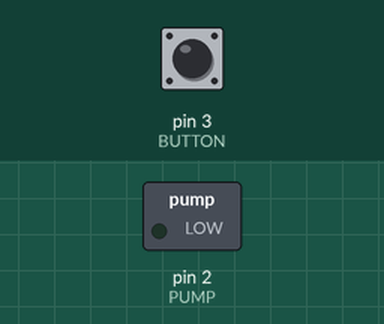
The sketch below on a simulated Arduino Uno, built with avr-gcc and run on an emulated ATmega328P. Parts: switched loads named in the sketch (green lamp = pin HIGH). The inputs (shaded band) are chosen by the test bench; at power-on: pin 3 (BUTTON) HIGH.

Above: at 1.2 s.
1.3 s: pin 3 (BUTTON) pulled LOW for 0.15 s
At 1.37 s:
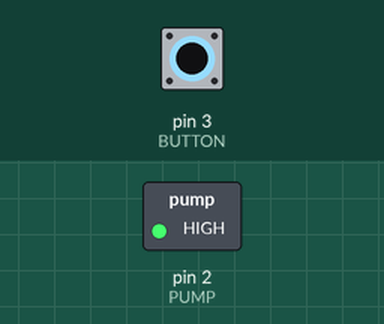
2.9 s: pin 3 (BUTTON) pulled LOW for 3.2 s
At 6.9 s:
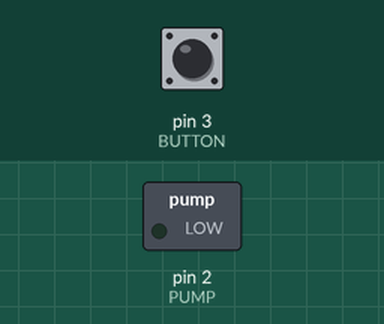
Timing chart, 0 to 8.4 s (numbered marks = the images above; inputs shaded):
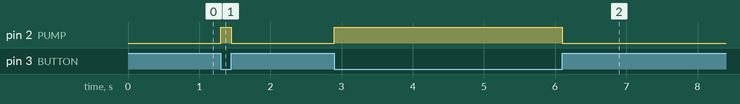

Measured:
- after the input at 1.3 s, pin 2 (PUMP): LOW → HIGH at once, → LOW 0.15 s later
- after the input at 2.9 s, pin 2 (PUMP): LOW → HIGH at once, → LOW 3.2 s later

The sketch:

Watering_system_test_code.ino
```cpp
const int PUMP = 2;
const int BUTTON = 3;
void setup() {

  pinMode(PUMP, OUTPUT);
  pinMode(BUTTON, INPUT_PULLUP);

}

void loop() {
  if (digitalRead(BUTTON) == HIGH)
  {
    digitalWrite(PUMP, LOW);//pump turns on for low voltage relay
  }
  else
  {
    digitalWrite(PUMP, HIGH);//pump turns on for low voltage relay
  }
}
```
